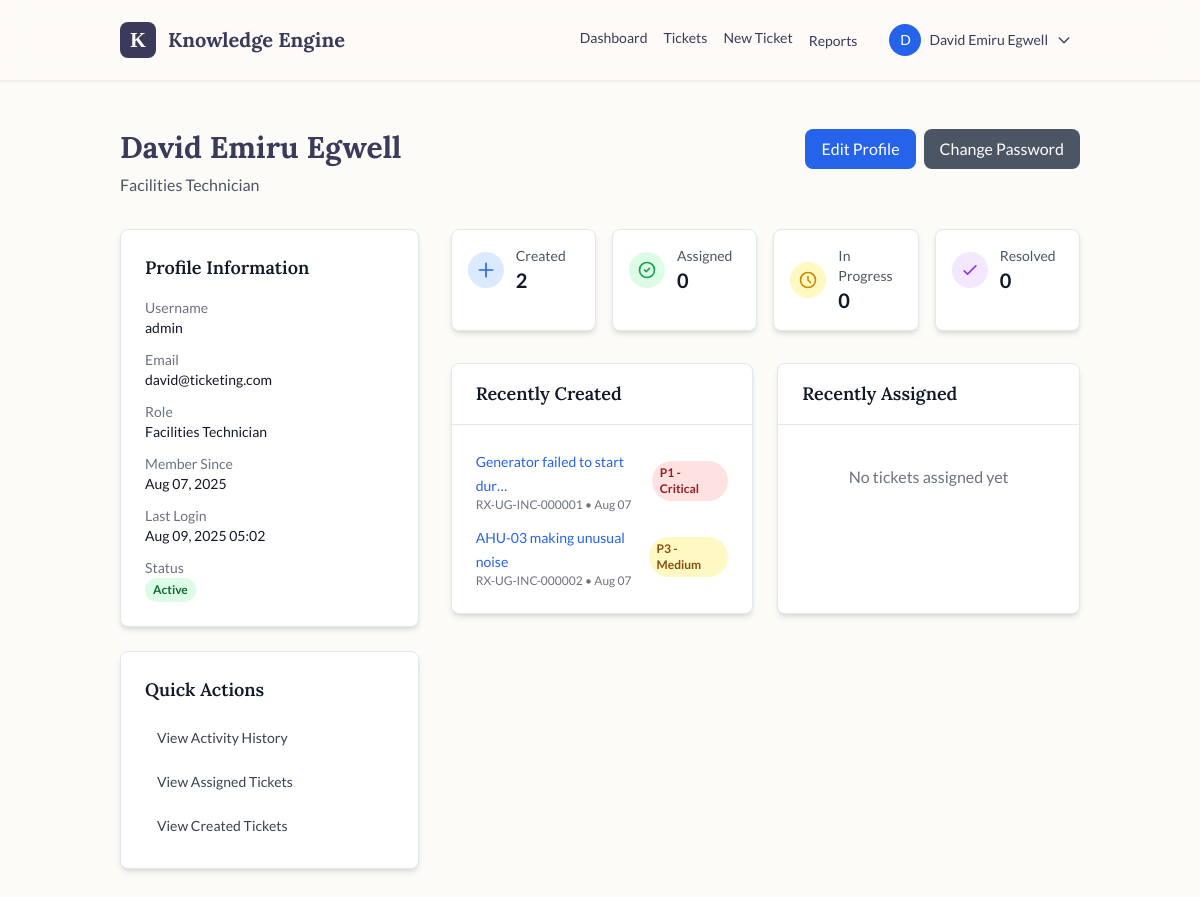
Page /users/profile/ (signed in) on the earlier database version.
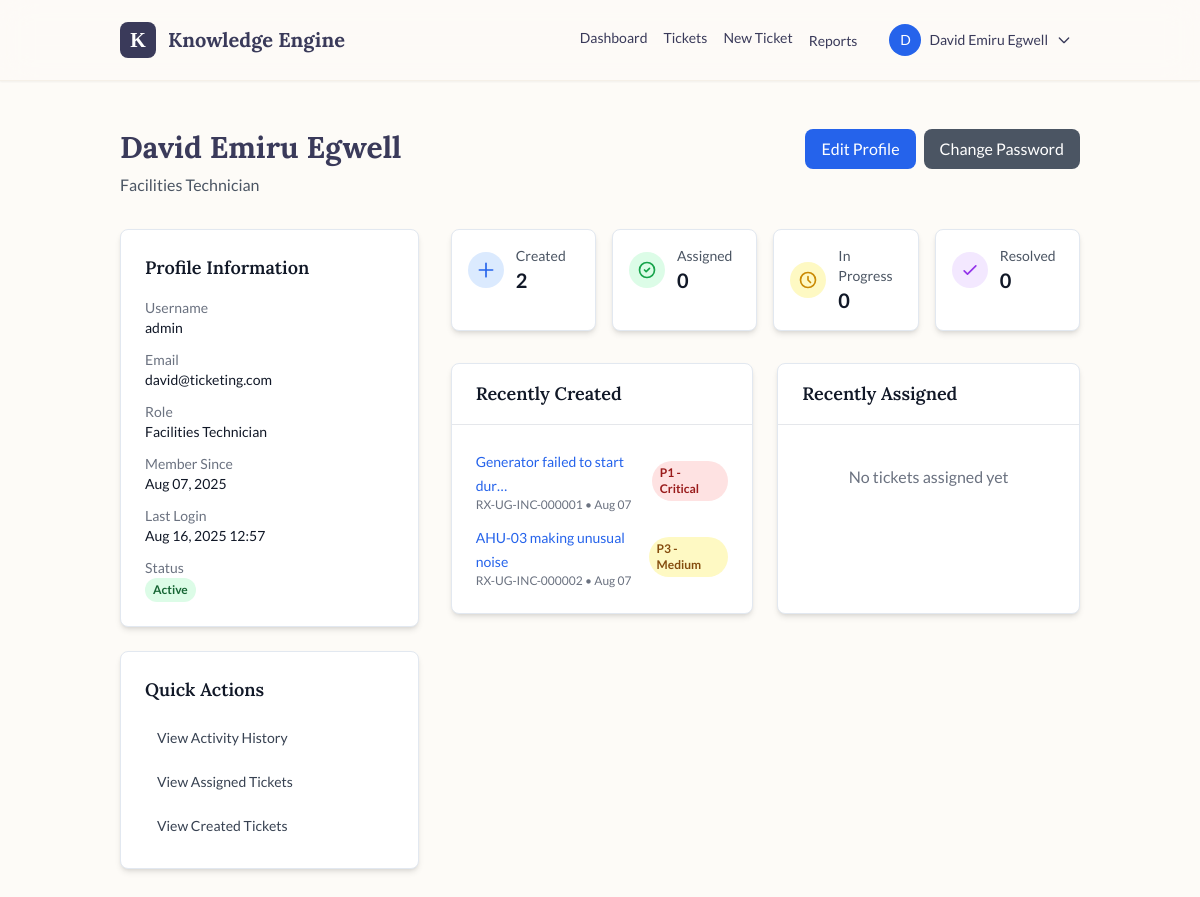
Same page on the later database version.
### tickets/models.py (models this page shows, shortened)
class User(AbstractUser):
    ROLE_CHOICES = (
        ('technician', 'Facilities Technician'),
        ('engineer', 'Facilities Engineer'),
        ('manager', 'Facilities Manager'),
        ('bms', 'BMS/Control Centre Staff'),
        ('admin', 'System Administrator'),
    )
    role = models.CharField(max_length=20, choices=ROLE_CHOICES, default='technician')
    phone = models.CharField(max_length=20, blank=True)
    department = models.CharField(max_length=100, blank=True)
    def get_full_name(self):
        return f"{self.first_name} {self.last_name}".strip() or self.username

### tickets/user_views.py (the view)
# urls.py: path('profile/', UserProfileView.as_view(), name='profile'),
class UserProfileView(LoginRequiredMixin, DetailView):
    model = User
    template_name = 'users/profile.html'
    context_object_name = 'profile_user'
    def get_object(self):
        user_id = self.kwargs.get('pk')
        if user_id:
            if self.request.user.is_staff or str(self.request.user.pk) == str(user_id):
                return get_object_or_404(User, pk=user_id)
            else:
                return self.request.user
        return self.request.user
    def get_context_data(self, **kwargs):
        context = super().get_context_data(**kwargs)
        user = self.get_object()
        created_tickets = Ticket.objects.filter(created_by=user)
        assigned_tickets = Ticket.objects.filter(assigned_to=user)
        recent_created = created_tickets.order_by('-created_at')[:5]
        recent_assigned = assigned_tickets.order_by('-created_at')[:5]
        context.update({
            'total_created': created_tickets.count(),
            'total_assigned': assigned_tickets.count(),
            'open_assigned': assigned_tickets.filter(status='open').count(),
            'in_progress_assigned': assigned_tickets.filter(status='in_progress').count(),
            'resolved_assigned': assigned_tickets.filter(status='resolved').count(),
            'recent_created': recent_created,
            'recent_assigned': recent_assigned,
            'can_edit': self.request.user == user or self.request.user.is_staff,
        })
        return context

### core/context_processors.py (called while the page is built)
def auth_enabled(request):
    return {'user_o365_auth_enabled': getattr(settings, 'USER_O365_AUTH_ENABLED', False)}

### tickets/templates/users/profile.html (shortened to what the changed rows need)
{% extends 'tickets/base.html' %}
{% block content %}
<div class="mb-8">
    <div class="flex justify-between items-start">
        <div>
            <h1 class="text-3xl font-bold text-[#3A3A5A] mb-2">{{ profile_user.get_full_name }}</h1>
            <p class="text-gray-600">{{ profile_user.get_role_display }}</p>
        </div>
    </div>
</div>
<div class="grid grid-cols-1 lg:grid-cols-3 gap-8">
    <div class="lg:col-span-1">
        <div class="bg-white p-6 rounded-lg shadow-md border border-slate-200 mb-6">
            <dl class="space-y-3">
                <div>
                    <dt class="text-sm font-medium text-gray-500">Username</dt>
                    <dd class="text-sm text-gray-900">{{ profile_user.username }}</dd>
                </div>
                <div>
                    <dt class="text-sm font-medium text-gray-500">Email</dt>
                    <dd class="text-sm text-gray-900">{{ profile_user.email }}</dd>
                </div>
                <div>
                    <dt class="text-sm font-medium text-gray-500">Role</dt>
                    <dd class="text-sm text-gray-900">{{ profile_user.get_role_display }}</dd>
                </div>
                <div>
                    <dt class="text-sm font-medium text-gray-500">Member Since</dt>
                    <dd class="text-sm text-gray-900">{{ profile_user.date_joined|date:"M d, Y" }}</dd>
                </div>
                <div>
                    <dt class="text-sm font-medium text-gray-500">Last Login</dt>
                    <dd class="text-sm text-gray-900">
                        {% if profile_user.last_login %}
                            {{ profile_user.last_login|date:"M d, Y H:i" }}
                        {% else %}
                            Never
                        {% endif %}
                    </dd>
                </div>
            </dl>
        </div>
    </div>
</div>
{% endblock %}

### tickets/templates/tickets/base.html (shortened to what this page needs)
<!DOCTYPE html>
<html lang="en" class="scroll-smooth">
<head>
    <script src="https://cdn.tailwindcss.com"></script>
</head>
<body class="antialiased">
    <header class="bg-[#FDFBF7]/80 backdrop-blur-lg shadow-sm sticky top-0 z-50 border-b border-[#F5F0E8]">
        <nav class="container mx-auto px-6 lg:px-8">
            <div class="flex items-center justify-between h-20">
                <div class="flex items-center space-x-3">
                    <div class="w-9 h-9 bg-[#3A3A5A] rounded-lg flex items-center justify-center text-white font-bold text-xl font-serif">K</div>
                    <h1 class="text-xl font-bold text-[#3A3A5A]">Knowledge Engine</h1>
                </div>
                <div class="flex items-center space-x-6">
                    {% if user.is_authenticated %}
                        <nav class="flex space-x-4">
                            <a href="{% url 'tickets:dashboard' %}" class="text-sm font-medium hover:text-blue-600">Dashboard</a>
                            <a href="{% url 'tickets:list' %}" class="text-sm font-medium hover:text-blue-600">Tickets</a>
                            <a href="{% url 'tickets:create' %}" class="text-sm font-medium hover:text-blue-600">New Ticket</a>
                            <div class="relative group">
                                <a href="{% url 'tickets:reports_dashboard' %}" class="text-sm font-medium hover:text-blue-600">Reports</a>
                            </div>
                        </nav>
                        <div class="flex items-center space-x-4">
                            <div class="relative" id="user-menu">
                                <button
                                    class="flex items-center space-x-2 text-sm font-medium hover:text-blue-600 focus:outline-none focus:ring-2 focus:ring-blue-500 focus:ring-offset-2 rounded-md px-2 py-1 transition-colors"
                                    id="user-menu-button"
                                    aria-expanded="false"
                                    aria-haspopup="true"
                                >
                                    <div class="w-8 h-8 bg-blue-600 rounded-full flex items-center justify-center text-white text-sm font-medium">
                                        {{ user.first_name.0|default:user.username.0|upper }}
                                    </div>
                                    <span class="hidden md:block">{{ user.get_full_name|default:user.username }}</span>
                                    <svg class="w-4 h-4 transition-transform duration-200" id="dropdown-arrow" fill="none" stroke="currentColor" viewBox="0 0 24 24">
                                        <path stroke-linecap="round" stroke-linejoin="round" stroke-width="2" d="M19 9l-7 7-7-7"></path>
                                    </svg>
                                </button>
                            </div>
                        </div>
                    {% else %}
                        <a href="{% url 'account_login' %}" class="text-sm font-medium hover:underline">Login</a>
                    {% endif %}
                </div>
            </div>
        </nav>
    </header>
    <main class="container mx-auto px-6 lg:px-8 py-12">
        {% block content %}{% endblock %}
    </main>
</body>
</html>

Differences in the rows shown:
changed User "David Emiru Egwell": last_login "Aug 09, 2025 05:02" → "Aug 16, 2025 12:57"
